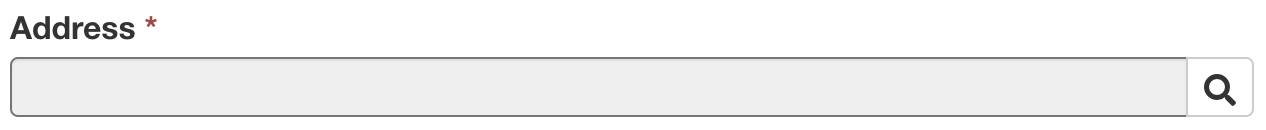
#> input picture guide/screenshots/elements/address.png, 1266 x 130 px, given as the content of the folder ../screenshots/layouts, which was not available
$ python test.py
#> lines starting #> are read from the running program, lines starting #| are printed output that depends on the picture; pictures that were not available may be replaced by others from this repository, and a replacement may not be noted
import cv2
import numpy as np
import json
import time
import os
import glob
from typing import List, Tuple, Dict, Any, Optional

class MultiScaleTemplateMatcher:
    def __init__(self, scales: Optional[List[float]] = None, threshold: float = 0.7):
        """
        Initialize the multi-scale template matcher.

        Args:
            scales: List of scales to try (default: [0.5, 0.75, 1.0, 1.25, 1.5])
            threshold: Minimum matching confidence threshold
        """
        self.scales = scales or [0.5, 0.75, 1.0, 1.25, 1.5]
        self.threshold = threshold
        self.metrics: Dict[str, Any] = {
            'template_match_times': [],
            'layout_processing_times': {},
            'total_matches_found': 0,
            'total_templates_processed': 0,
            # Detailed step timings
            'cv2_template_match_times': [],
            'nms_times': [],
            'image_load_times': [],
            'highlight_times': [],
            'file_save_times': [],
            'preprocessing_times': []
        }

    def multi_scale_template_match(self, image: np.ndarray, template: np.ndarray) -> Tuple[List[Tuple[int, int, int, int, float]], float]:
        """
        Perform multi-scale template matching.

        Args:
            image: The main image to search in
            template: The template to search for

        Returns:
            List of (x, y, w, h, confidence) tuples and max confidence
        """
        start_time = time.time()

        best_matches = []
        max_confidence = 0
        cv2_match_time_total = 0
        preprocessing_time_total = 0

        # Get template dimensions
        template_h, template_w = template.shape[:2]

        for scale in self.scales:
            # Scale the template (preprocessing step)
            preprocess_start = time.time()
            scaled_w = int(template_w * scale)
            scaled_h = int(template_h * scale)

            if scaled_w <= 0 or scaled_h <= 0:
                continue

            if scaled_w > image.shape[1] or scaled_h > image.shape[0]:
                continue

            scaled_template = cv2.resize(template, (scaled_w, scaled_h))
            preprocessing_time_total += time.time() - preprocess_start

            # Perform template matching (core CV2 operation)
            cv2_match_start = time.time()
            result = cv2.matchTemplate(image, scaled_template, cv2.TM_CCOEFF)
            cv2_match_time_total += time.time() - cv2_match_start

            # Find locations where matching exceeds threshold
            locations = np.where(result >= self.threshold)

            for pt in zip(*locations[::-1]):  # Switch x and y coordinates
                confidence = result[pt[1], pt[0]]
                if confidence > max_confidence:
                    max_confidence = confidence

                # Add match with bounding box
                match = (pt[0], pt[1], scaled_w, scaled_h, confidence)
                best_matches.append(match)

        # Remove overlapping matches (Non-Maximum Suppression)
        best_matches = self._non_max_suppression(best_matches)

        # Record detailed timings
        self.metrics['cv2_template_match_times'].append(cv2_match_time_total)
        self.metrics['preprocessing_times'].append(preprocessing_time_total)

        match_time = time.time() - start_time
        self.metrics['template_match_times'].append(match_time)

        # Print real-time metrics for this template match
        print(f"    ⏱️  CV2 match: {cv2_match_time_total:.4f}s, Preprocessing: {preprocessing_time_total:.4f}s, NMS: {self.metrics['nms_times'][-1]:.4f}s, Total: {match_time:.4f}s")

        return best_matches, max_confidence

    def _non_max_suppression(self, matches: List[Tuple[int, int, int, int, float]], overlap_thresh: float = 0.8) -> List[Tuple[int, int, int, int, float]]:
        """
        Apply non-maximum suppression to remove overlapping matches.
        """
        nms_start = time.time()

        if len(matches) == 0:
            self.metrics['nms_times'].append(0.0)
            return []

        # Sort matches by confidence (descending)
        matches = sorted(matches, key=lambda x: x[4], reverse=True)

        # Convert to format needed for NMS
        boxes = []
        confidences = []

        for match in matches:
            x, y, w, h, conf = match
            boxes.append([x, y, x + w, y + h])
            confidences.append(conf)

        boxes = np.array(boxes, dtype=np.float32)
        confidences = np.array(confidences, dtype=np.float32)

        # Apply OpenCV's NMS
        indices = cv2.dnn.NMSBoxes(boxes.tolist(), confidences.tolist(), self.threshold, overlap_thresh)

        if len(indices) == 0:
            self.metrics['nms_times'].append(time.time() - nms_start)
            return []

        # Return filtered matches
        filtered_matches = []
        for i in indices.flatten():
            filtered_matches.append(matches[i])

        nms_time = time.time() - nms_start
        self.metrics['nms_times'].append(nms_time)

        return filtered_matches

    def highlight_matches(self, image: np.ndarray, matches: List[Tuple[int, int, int, int, float]], color: Optional[Tuple[int, int, int]] = None, element_name: str = "") -> np.ndarray:
        """
        Draw bounding boxes around matches on the image.
        """
        highlight_start = time.time()

        if color is None:
            color = (0, 255, 0)  # Green by default

        highlighted_image = image.copy()

        for match in matches:
            x, y, w, h, confidence = match
            cv2.rectangle(highlighted_image, (x, y), (x + w, y + h), color, 2)

            # Clean up element name (remove .png extension)
            clean_name = element_name.replace('.png', '').replace('_', ' ')

            # Add element name and confidence text
            label = f'{clean_name} ({confidence:.2f})'

            # Calculate text size to position it properly
            font_scale = 0.5
            thickness = 1
            (text_width, text_height), baseline = cv2.getTextSize(label, cv2.FONT_HERSHEY_SIMPLEX, font_scale, thickness)

            # Position text above the bounding box, but adjust if it goes off screen
            text_y = y - 10
            if text_y < text_height:
                text_y = y + h + text_height + 5

            # Add a semi-transparent background for better readability
            cv2.rectangle(highlighted_image,
                         (x, text_y - text_height - 5),
                         (x + text_width + 5, text_y + baseline),
                         (0, 0, 0), -1)  # Black background

            cv2.putText(highlighted_image, label,
                       (x + 2, text_y - 2), cv2.FONT_HERSHEY_SIMPLEX, font_scale, color, thickness)

        highlight_time = time.time() - highlight_start
        self.metrics['highlight_times'].append(highlight_time)

        return highlighted_image

    def process_layouts(self, layouts_dirs: List[str], elements_dir: str, output_dir: str) -> Dict[str, Any]:
        """
        Process all layout images from multiple directories against all element templates.
        """
        # Get all layout files from all directories
        layout_files = []
        for layouts_dir in layouts_dirs:
            dir_files = sorted(glob.glob(os.path.join(layouts_dir, "*.png")))
            for file_path in dir_files:
                # Store both the file path and the source directory
                layout_files.append((file_path, os.path.basename(layouts_dir)))

        element_files = sorted(glob.glob(os.path.join(elements_dir, "*.png")))

        print(f"Found {len(layout_files)} layout images from {len(layouts_dirs)} directories and {len(element_files)} element templates")
        for i, layouts_dir in enumerate(layouts_dirs):
            dir_count = len(glob.glob(os.path.join(layouts_dir, "*.png")))
            print(f"  Directory {i+1}: {layouts_dir} ({dir_count} images)")

        total_operations = len(layout_files) * len(element_files)
        print(f"📈 Total template matching operations to perform: {total_operations}")
        print(f"🎯 Real-time metrics will be displayed for each operation...")
        print()

        # Process each layout
        for layout_file, source_dir in layout_files:
            layout_start_time = time.time()
            layout_name = os.path.basename(layout_file)

            print(f"\nProcessing layout: {layout_name} (from {source_dir})")

            # Load layout image
            load_start = time.time()
            layout_image = cv2.imread(layout_file)
            if layout_image is None:
                print(f"Could not load layout image: {layout_file}")
                continue

            layout_gray = cv2.cvtColor(layout_image, cv2.COLOR_BGR2GRAY)
            highlighted_layout = layout_image.copy()
            load_time = time.time() - load_start
            self.metrics['image_load_times'].append(load_time)
            print(f"  🖼️  Layout image loaded: {load_time:.4f}s")

            layout_matches_found = 0

            # Process each element template
            for element_file in element_files:
                element_name = os.path.basename(element_file)

                # Load element template
                element_load_start = time.time()
                element_template = cv2.imread(element_file)
                if element_template is None:
                    print(f"Could not load element template: {element_file}")
                    continue

                element_gray = cv2.cvtColor(element_template, cv2.COLOR_BGR2GRAY)
                element_load_time = time.time() - element_load_start
                self.metrics['image_load_times'].append(element_load_time)
                print(f"    📁 Element {element_name} loaded: {element_load_time:.4f}s")

                # Perform multi-scale template matching
                matches, max_confidence = self.multi_scale_template_match(layout_gray, element_gray)

                if matches:
                    print(f"  Found {len(matches)} matches for {element_name} (max confidence: {max_confidence:.3f})")

                    # Generate a unique color for this element
                    color = self._generate_color_for_element(element_name)

                    # Highlight matches with element name
                    highlighted_layout = self.highlight_matches(highlighted_layout, matches, color, element_name)
                    print(f"    🎨 Highlighting completed: {self.metrics['highlight_times'][-1]:.4f}s")
                    layout_matches_found += len(matches)
                    self.metrics['total_matches_found'] += len(matches)

                self.metrics['total_templates_processed'] += 1

            # Save highlighted layout with source directory prefix
            output_filename = f"highlighted_{source_dir}_{layout_name}"
            output_path = os.path.join(output_dir, output_filename)

            save_start = time.time()
            cv2.imwrite(output_path, highlighted_layout)
            save_time = time.time() - save_start
            self.metrics['file_save_times'].append(save_time)
            print(f"  💾 File saved: {save_time:.4f}s")

            layout_processing_time = time.time() - layout_start_time
            layout_key = f"{source_dir}/{layout_name}"
            self.metrics['layout_processing_times'][layout_key] = layout_processing_time

            print(f"  Layout processing complete: {layout_matches_found} total matches found")
            print(f"  Processing time: {layout_processing_time:.3f} seconds")
            print(f"  Saved highlighted image: {output_path}")

            # Print running averages
            print(f"  📊 Running averages so far:")
            print(f"    • CV2 template matching: {np.mean(self.metrics['cv2_template_match_times']):.4f}s")
            print(f"    • Non-max suppression: {np.mean(self.metrics['nms_times']):.4f}s")
            print(f"    • Image loading: {np.mean(self.metrics['image_load_times']):.4f}s")
            print(f"    • Highlighting: {np.mean(self.metrics['highlight_times']):.4f}s")
            print(f"    • File saving: {np.mean(self.metrics['file_save_times']):.4f}s")

        return self.metrics

    def _generate_color_for_element(self, element_name: str) -> Tuple[int, int, int]:
        """
        Generate a consistent color for each element type.
        """
        # Create a hash-based color
        hash_value = hash(element_name)
        r = (hash_value & 0xFF0000) >> 16
        g = (hash_value & 0x00FF00) >> 8
        b = hash_value & 0x0000FF

        # Ensure colors are bright enough
        r = max(r, 100)
        g = max(g, 100)
        b = max(b, 100)

        return (b, g, r)  # BGR format for OpenCV

    def save_metrics(self, output_file: str) -> None:
        """
        Save metrics to a JSON file.
        """
        # Calculate summary statistics for all timing categories
        template_times = self.metrics['template_match_times']
        cv2_times = self.metrics['cv2_template_match_times']
        nms_times = self.metrics['nms_times']
        image_load_times = self.metrics['image_load_times']
        highlight_times = self.metrics['highlight_times']
        file_save_times = self.metrics['file_save_times']
        preprocessing_times = self.metrics['preprocessing_times']

        def safe_mean(times_list):
            return np.mean(times_list) if times_list else 0

        def safe_sum(times_list):
            return np.sum(times_list) if times_list else 0

        summary_metrics = {
            'summary': {
                'total_layouts_processed': len(self.metrics['layout_processing_times']),
                'total_templates_processed': self.metrics['total_templates_processed'],
                'total_matches_found': self.metrics['total_matches_found'],
                'total_template_matches_performed': len(template_times),

                # Overall timing averages
                'average_template_match_time_seconds': safe_mean(template_times),
                'average_cv2_template_match_time_seconds': safe_mean(cv2_times),
                'average_nms_time_seconds': safe_mean(nms_times),
                'average_image_load_time_seconds': safe_mean(image_load_times),
                'average_highlight_time_seconds': safe_mean(highlight_times),
                'average_file_save_time_seconds': safe_mean(file_save_times),
                'average_preprocessing_time_seconds': safe_mean(preprocessing_times),

                # Total time spent in each category
                'total_cv2_template_match_time_seconds': safe_sum(cv2_times),
                'total_nms_time_seconds': safe_sum(nms_times),
                'total_image_load_time_seconds': safe_sum(image_load_times),
                'total_highlight_time_seconds': safe_sum(highlight_times),
                'total_file_save_time_seconds': safe_sum(file_save_times),
                'total_preprocessing_time_seconds': safe_sum(preprocessing_times),

                # Counts
                'cv2_operations_count': len(cv2_times),
                'nms_operations_count': len(nms_times),
                'image_load_operations_count': len(image_load_times),
                'highlight_operations_count': len(highlight_times),
                'file_save_operations_count': len(file_save_times),
                'preprocessing_operations_count': len(preprocessing_times)
            },
            'detailed_metrics': {
                'layout_processing_times_seconds': self.metrics['layout_processing_times'],
                'individual_template_match_times_seconds': template_times,
                'individual_cv2_template_match_times_seconds': cv2_times,
                'individual_nms_times_seconds': nms_times,
                'individual_image_load_times_seconds': image_load_times,
                'individual_highlight_times_seconds': highlight_times,
                'individual_file_save_times_seconds': file_save_times,
                'individual_preprocessing_times_seconds': preprocessing_times
            },
            'configuration': {
                'scales_used': self.scales,
                'confidence_threshold': self.threshold
            }
        }

        with open(output_file, 'w') as f:
            json.dump(summary_metrics, f, indent=2)

        print(f"\nMetrics saved to: {output_file}")

        # Print detailed timing breakdown
        print("\nDetailed Timing Breakdown:")
        print("-" * 50)
        print(f"CV2 Template Matching: {safe_sum(cv2_times):.3f}s total, {safe_mean(cv2_times):.4f}s avg ({len(cv2_times)} ops)")
        print(f"Non-Max Suppression:   {safe_sum(nms_times):.3f}s total, {safe_mean(nms_times):.4f}s avg ({len(nms_times)} ops)")
        print(f"Image Loading:         {safe_sum(image_load_times):.3f}s total, {safe_mean(image_load_times):.4f}s avg ({len(image_load_times)} ops)")
        print(f"Preprocessing:         {safe_sum(preprocessing_times):.3f}s total, {safe_mean(preprocessing_times):.4f}s avg ({len(preprocessing_times)} ops)")
        print(f"Highlighting:          {safe_sum(highlight_times):.3f}s total, {safe_mean(highlight_times):.4f}s avg ({len(highlight_times)} ops)")
        print(f"File Saving:           {safe_sum(file_save_times):.3f}s total, {safe_mean(file_save_times):.4f}s avg ({len(file_save_times)} ops)")
        print(f"Overall Template Match: {safe_sum(template_times):.3f}s total, {safe_mean(template_times):.4f}s avg ({len(template_times)} ops)")

        # Calculate percentages
        total_time = safe_sum(template_times) + safe_sum(image_load_times) + safe_sum(highlight_times) + safe_sum(file_save_times)
        if total_time > 0:
            print(f"\nTime Distribution:")
            print(f"Template Matching: {(safe_sum(template_times)/total_time)*100:.1f}%")
            print(f"Image Loading:     {(safe_sum(image_load_times)/total_time)*100:.1f}%")
            print(f"Highlighting:      {(safe_sum(highlight_times)/total_time)*100:.1f}%")
            print(f"File Saving:       {(safe_sum(file_save_times)/total_time)*100:.1f}%")

def main():
    # Paths
    layouts_dirs = [
        "../screenshots/layouts",
        "../screenshots/layout_variations"
    ]
    elements_dir = "../screenshots/elements"
    output_dir = "highlighted"
    metrics_file = "metrics.json"

    # Initialize matcher
    matcher = MultiScaleTemplateMatcher(
        scales=[0.5, 0.75, 1.0, 1.25, 1.5, 2.0],
        threshold=0.6
    )

    print("Starting multi-scale template matching...")
    print("=" * 50)

    # Process all layouts
    metrics = matcher.process_layouts(layouts_dirs, elements_dir, output_dir)
#> in process_layouts, layout_image is the input picture: shape (130, 1266, 3); mean B, G, R 242.1, 242.1, 242.1
#> the loop in multi_scale_template_match, `for scale in self.scales:` made 6 passes
#> locations on passes 1 to 2: 30475 positions, rows 0 to 65, columns 0 to 633, 8529 positions, rows 0 to 33, columns 0 to 317
#> pass 1, in multi_scale_template_match, `scaled_template = cv2.resize(template, (scaled_w, scaled_h))`:
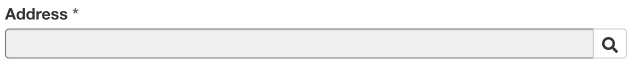
#> scaled_template: shape (65, 633); min 51, max 255, mean 242.1
#> pass 1, in multi_scale_template_match, `result = cv2.matchTemplate(image, scaled_template, cv2.TM_CCOEFF)`:
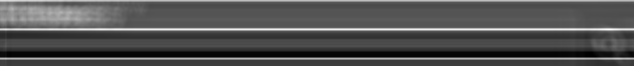
#> result: shape (66, 634) float32; min -3977537, max 12795579, mean 1448344.2; drawn with min black and max white
#> pass 2, in multi_scale_template_match, `scaled_template = cv2.resize(template, (scaled_w, scaled_h))`:
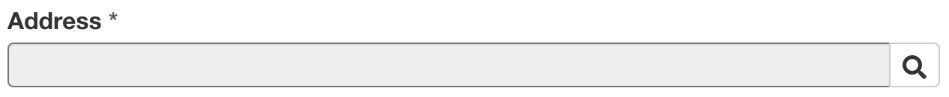
#> scaled_template: shape (97, 949); min 51, max 255, mean 242.3
#> pass 2, in multi_scale_template_match, `result = cv2.matchTemplate(image, scaled_template, cv2.TM_CCOEFF)`:
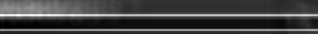
#> result: shape (34, 318) float32; min -3701014.5, max 33301894, mean 6005420.5; drawn with min black and max white
#> after the loop in multi_scale_template_match, `for scale in self.scales:`: best_matches = 39005 items; cv2_match_time_total = 0.0192; max_confidence = 147241184; preprocessing_time_total = 0.0044
#> in _non_max_suppression, `matches = sorted(matches, key=lambda x: x[4], reverse=True)`: matches = 39005 items
#> the loop in _non_max_suppression, `for match in matches:` made 39005 passes
#> (x, y, w, h, conf) on passes 1 to 3: (0, 0, 1266, 130, 147241184), (18, 15, 949, 97, 33301894), (19, 15, 949, 97, 33142466)
#> in _non_max_suppression, `indices = cv2.dnn.NMSBoxes(boxes.tolist(), confidences.tolist(), self...`: indices = 132 values from 0 to 38089
#> the loop in _non_max_suppression, `for i in indices.flatten():` made 132 passes
#> i on passes 3 to 10: 119, 158, 259, 473, 720, 975, 1070, 1157
#> after the loop in _non_max_suppression, `for i in indices.flatten():`: filtered_matches = 132 items, first 6: (0, 0, 1266, 130, 147241184), (18, 15, 949, 97, 33301894), (96, 15, 949, 97, 28283674), (304, 15, 949, 97, 26978884), (188, 15, 949, 97, 24947290), (310, 30, 949, 97, 21019910)
#> in multi_scale_template_match, `best_matches = self._non_max_suppression(best_matches)`: best_matches has the same summary as filtered_matches in _non_max_suppression
#|     ⏱️  CV2 match: 0.0192s, Preprocessing: 0.0044s, NMS: 0.1629s, Total: 0.2070s
#> in process_layouts, `matches, max_confidence = self.multi_scale_template_match(layout_gray,..`: matches has the same summary as filtered_matches in _non_max_suppression; max_confidence = 147241184
#|   Found 132 matches for address.png (max confidence: 147241184.000)
#> the loop in highlight_matches, `for match in matches:` made 132 passes
#> (x, y, w, h, confidence, label, text_width) on passes 1 to 7: (0, 0, 1266, 130, 147241184, 'address (147241184.00)', 199), (18, 15, 949, 97, 33301894, 'address (33301894.00)', 189), (96, 15, 949, 97, 28283674, 'address (28283674.00)', 189), (304, 15, 949, 97, 26978884, 'address (26978884.00)', 189), (188, 15, 949, 97, 24947290, 'address (24947290.00)', 189), (310, 30, 949, 97, 21019910, 'address (21019910.00)', 189), (148, 30, 949, 97, 18963364, 'address (18963364.00)', 189)
#> after the loop in highlight_matches, `for match in matches:`:
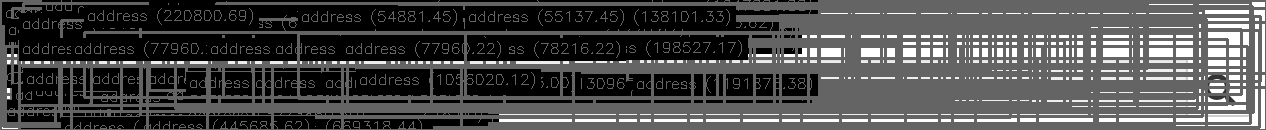
#> highlighted_image: shape (130, 1266, 3); min 0, max 255, mean 75
#> in process_layouts, `cv2.imwrite(output_path, highlighted_layout)`:
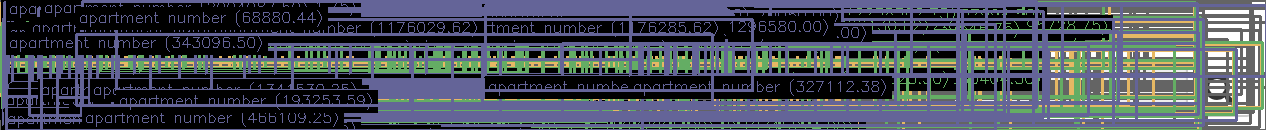
#> saved as highlighted_layouts_address.png: shape (130, 1266, 3); mean B, G, R 88.2, 77, 70.4
#|   Saved highlighted image: highlighted/highlighted_layouts_address.png

    # Save metrics
    matcher.save_metrics(metrics_file)

    # Print summary
    print("\n" + "=" * 50)
    print("SUMMARY")
    print("=" * 50)
    print(f"Total layouts processed: {len(metrics['layout_processing_times'])}")
    print(f"Total templates processed: {metrics['total_templates_processed']}")
    print(f"Total matches found: {metrics['total_matches_found']}")

    if metrics['template_match_times']:
        avg_time = np.mean(metrics['template_match_times'])
        print(f"Average template match time: {avg_time:.4f} seconds")

    print("\nLayout processing times:")
    for layout, time_taken in metrics['layout_processing_times'].items():
        print(f"  {layout}: {time_taken:.3f} seconds")

    print(f"\nHighlighted images saved in: {output_dir}/")
    print(f"Detailed metrics saved in: {metrics_file}")

if __name__ == "__main__":
    main()
